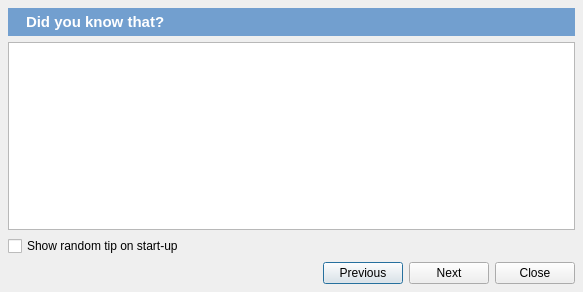
<?xml version="1.0" encoding="UTF-8"?>
<ui version="4.0">
 <class>Dialog</class>
 <widget class="QDialog" name="Dialog">
  <property name="geometry">
   <rect>
    <x>0</x>
    <y>0</y>
    <width>583</width>
    <height>292</height>
   </rect>
  </property>
  <property name="windowTitle">
   <string>Did you now that?</string>
  </property>
  <layout class="QVBoxLayout" name="verticalLayout">
   <property name="margin">
    <number>8</number>
   </property>
   <item>
    <widget class="QWidget" name="widget" native="true">
     <property name="sizePolicy">
      <sizepolicy hsizetype="Preferred" vsizetype="Fixed">
       <horstretch>0</horstretch>
       <verstretch>0</verstretch>
      </sizepolicy>
     </property>
     <property name="styleSheet">
      <string notr="true">color: rgb(255, 255, 255);
background-color: #729fcf;</string>
     </property>
     <layout class="QHBoxLayout" name="horizontalLayout">
      <property name="margin">
       <number>5</number>
      </property>
      <item>
       <widget class="QLabel" name="label_startup_tip">
        <property name="sizePolicy">
         <sizepolicy hsizetype="Fixed" vsizetype="Preferred">
          <horstretch>0</horstretch>
          <verstretch>0</verstretch>
         </sizepolicy>
        </property>
        <property name="text">
         <string/>
        </property>
        <property name="pixmap">
         <pixmap>:/icons/about_large.png</pixmap>
        </property>
       </widget>
      </item>
      <item>
       <widget class="QLabel" name="label_2">
        <property name="font">
         <font>
          <pointsize>11</pointsize>
          <weight>75</weight>
          <bold>true</bold>
         </font>
        </property>
        <property name="text">
         <string>Did you know that?</string>
        </property>
       </widget>
      </item>
     </layout>
    </widget>
   </item>
   <item>
    <widget class="QTextBrowser" name="textedit_tip">
     <property name="font">
      <font>
       <family>Monospace</family>
      </font>
     </property>
    </widget>
   </item>
   <item>
    <widget class="QCheckBox" name="checkbox_show_startup_tip">
     <property name="text">
      <string>Show random tip on start-up</string>
     </property>
    </widget>
   </item>
   <item>
    <widget class="QWidget" name="widget_2" native="true">
     <layout class="QHBoxLayout" name="horizontalLayout_2">
      <property name="margin">
       <number>0</number>
      </property>
      <item>
       <spacer name="horizontalSpacer">
        <property name="orientation">
         <enum>Qt::Horizontal</enum>
        </property>
        <property name="sizeHint" stdset="0">
         <size>
          <width>40</width>
          <height>20</height>
         </size>
        </property>
       </spacer>
      </item>
      <item>
       <widget class="QPushButton" name="button_prev">
        <property name="sizePolicy">
         <sizepolicy hsizetype="Fixed" vsizetype="Fixed">
          <horstretch>0</horstretch>
          <verstretch>0</verstretch>
         </sizepolicy>
        </property>
        <property name="text">
         <string>Previous</string>
        </property>
        <property name="icon">
         <iconset>
          <normaloff>:/icons/previous.png</normaloff>:/icons/previous.png</iconset>
        </property>
       </widget>
      </item>
      <item>
       <widget class="QPushButton" name="button_next">
        <property name="sizePolicy">
         <sizepolicy hsizetype="Fixed" vsizetype="Fixed">
          <horstretch>0</horstretch>
          <verstretch>0</verstretch>
         </sizepolicy>
        </property>
        <property name="text">
         <string>Next</string>
        </property>
        <property name="icon">
         <iconset>
          <normaloff>:/icons/next.png</normaloff>:/icons/next.png</iconset>
        </property>
       </widget>
      </item>
      <item>
       <widget class="QPushButton" name="button_close">
        <property name="sizePolicy">
         <sizepolicy hsizetype="Fixed" vsizetype="Fixed">
          <horstretch>0</horstretch>
          <verstretch>0</verstretch>
         </sizepolicy>
        </property>
        <property name="text">
         <string>Close</string>
        </property>
        <property name="icon">
         <iconset>
          <normaloff>:/icons/delete.png</normaloff>:/icons/delete.png</iconset>
        </property>
       </widget>
      </item>
     </layout>
    </widget>
   </item>
  </layout>
 </widget>
 <resources/>
 <connections>
  <connection>
   <sender>button_close</sender>
   <signal>clicked()</signal>
   <receiver>Dialog</receiver>
   <slot>close()</slot>
   <hints>
    <hint type="sourcelabel">
     <x>402</x>
     <y>266</y>
    </hint>
    <hint type="destinationlabel">
     <x>247</x>
     <y>164</y>
    </hint>
   </hints>
  </connection>
 </connections>
</ui>
